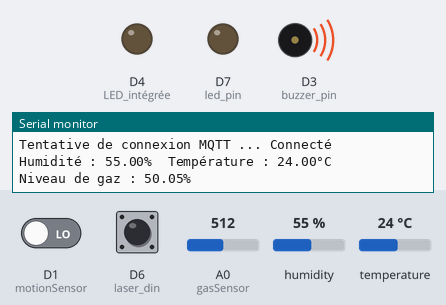
This sketch was run on a simulated ESP8266 (NodeMCU). On the bench: output pins drawn as LEDs (lit = HIGH), buzzer (waves = sounding), the last lines printed to the serial monitor. Inputs (shaded band) come from the test bench; at power-on: D1 (motionSensor) LOW, A0 (gasSensor) = 512, D6 (laser_din) HIGH, humidity 55 %, temperature 24 °C. WiFi joins after 1.5 s; servers stay silent unless stated; no MQTT or app messages arrive unless stated.

Above: at 2.7 s.
2.8 s: D1 (motionSensor) driven HIGH
At 9.4 s:
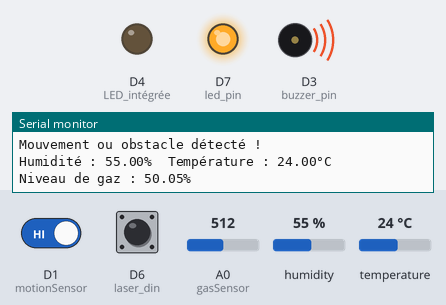
15.4 s: A0 (gasSensor) set to 377
22.6 s: A0 (gasSensor) set to 342
At 23.1 s:
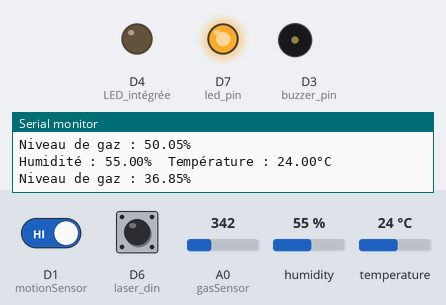
29.8 s: A0 (gasSensor) set to 511
At 31.7 s:
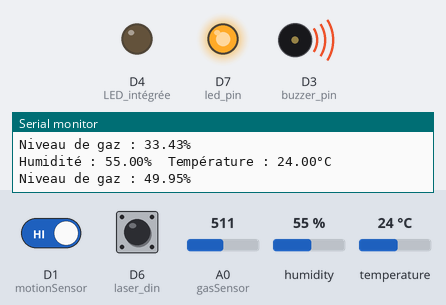
39.9 s: A0 (gasSensor) set to 306
At 44.6 s:
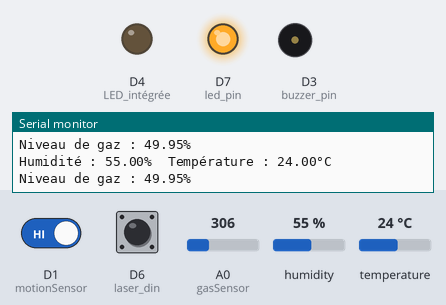
47.1 s: D1 (motionSensor) driven LOW
At 48.3 s:
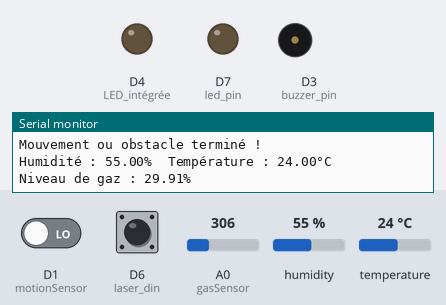
Timing chart, 0 to 50.1 s (numbered marks = the images above; inputs shaded):
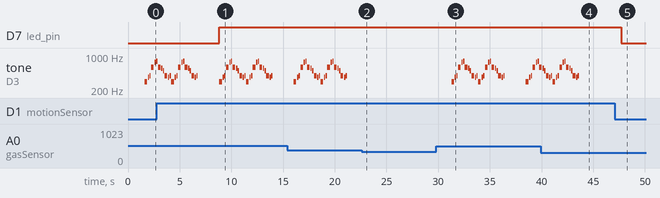

The sketch:

zone_rouge__version_final_.ino
```cpp
#include <PubSubClient.h>
#include <ESP8266WiFi.h>
#include <DHT.h>
#include <pitches.h>

#define DHTPIN D2     // Broche de données du capteur DHT
#define DHTTYPE DHT22   // Type de capteur utilisé (DHT11 ou DHT22)

// Initialise le capteur DHT
DHT dht(DHTPIN, DHTTYPE);

// Définition des broches des capteurs
const int motionSensor = D1; // Capteur de mouvement
const int gasSensor = A0; // Capteur de gaz
const int laser_din = D6; // Capteur laser
const int buzzer_pin = D3; // Buzzer
const int led_pin = D7; // LED

const char* ssid = "LOM"; // SSID du réseau WiFi
const char* password = "adminadmin"; // Mot de passe du réseau WiFi
const char* mqtt_server = "192.168.1.137";
const int mqtt_port = 1883;
const char* mqtt_user = "grp2"; // Nom d'utilisateur MQTT
const char* mqtt_password = "adminadmin"; // Mot de passe MQTT
const char* mqtt_topic = "zone-rouge";

WiFiClient espClient;
PubSubClient client(espClient);

// Mélodie pour "La Panthère Rose"
int melody[] = {
  NOTE_D4, NOTE_FS4, NOTE_G4, NOTE_D5, NOTE_FS5, NOTE_G5,
  NOTE_D5, NOTE_CS5, NOTE_B4, NOTE_G4, NOTE_FS4, NOTE_G4,
  NOTE_D4, NOTE_FS4, NOTE_G4, NOTE_D5, NOTE_FS5, NOTE_G5,
  NOTE_D5, NOTE_CS5, NOTE_B4, NOTE_G4, NOTE_FS4, NOTE_G4
};

// Durée de chaque note
int noteDurations[] = {
  4, 8, 8, 4, 8, 8,
  4, 8, 8, 4, 8, 8,
  4, 8, 8, 4, 8, 8,
  4, 8, 8, 4, 8, 8
};

bool obstacleDetected = false;
unsigned long obstacleDetectedTime = 0;

void setup_wifi() {
  delay(10);
  Serial.println();
  Serial.print("Connexion au réseau WiFi: ");
  Serial.println(ssid);

  WiFi.begin(ssid, password);

  while (WiFi.status() != WL_CONNECTED) {
    delay(500);
    Serial.print(".");
  }

  Serial.println("");
  Serial.println("WiFi connecté");
  Serial.println("Adresse IP: ");
  Serial.println(WiFi.localIP());
}

void reconnect() {
  while (!client.connected()) {
    Serial.print("Tentative de connexion MQTT ... ");
    if (client.connect("ESP8266Client", mqtt_user, mqtt_password)) {
      Serial.println("Connecté");
    } else {
      Serial.print("Échec, rc=");
      Serial.print(client.state());
      Serial.println(" Nouvelle tentative dans 5 secondes");
      delay(5000);
    }
  }
}

void setup() {
  Serial.begin(9600);
  setup_wifi();
  client.setServer(mqtt_server, mqtt_port);

  // Configuration des broches
  pinMode(LED_BUILTIN, OUTPUT); // LED intégrée
  pinMode(motionSensor, INPUT); // Capteur de mouvement
  pinMode(laser_din, INPUT); // Capteur laser
  pinMode(led_pin, OUTPUT); // LED

  // Initialisation du capteur DHT
  dht.begin();
}

unsigned long currentTime;
const unsigned long motionCheckInterval = 150UL;
unsigned long previousMotionCheckTime = 0;
bool motionDetected = false;

void loop() {
  if (!client.connected()) {
    reconnect();
  }
  client.loop();

  currentTime = millis();

  if (currentTime - previousMotionCheckTime >= motionCheckInterval) {
    int isMotionDetected = digitalRead(motionSensor);
    int laserValue = digitalRead(laser_din);

    if (isMotionDetected == HIGH || laserValue == LOW) {
      if (!motionDetected) {
        Serial.println("Mouvement ou obstacle détecté !");
        motionDetected = true;
        digitalWrite(led_pin, HIGH);
        client.publish(mqtt_topic, "Mouvement ou obstacle détecté !");
      }
    } else {
      if (motionDetected) {
        Serial.println("Mouvement ou obstacle terminé !");
        motionDetected = false;
        digitalWrite(led_pin, LOW);
        client.publish(mqtt_topic, "Mouvement ou obstacle terminé !");
      }
    }

    previousMotionCheckTime = currentTime;
  }

  float humidity = dht.readHumidity();
  float temperature = dht.readTemperature();

  if (isnan(humidity) || isnan(temperature)) {
    Serial.println("Échec de la lecture du capteur DHT !");
  } else {
    Serial.print("Humidité : ");
    Serial.print(humidity);
    Serial.print("%\t");

    Serial.print("Température : ");
    Serial.print(temperature);
    Serial.println("°C");

    String payload = String("Humidité: ") + humidity + "%, Température: " + temperature + "C";
    client.publish(mqtt_topic, payload.c_str());
  }

  float gasLevel = analogRead(gasSensor) * 100.0 / 1023;

  Serial.print("Niveau de gaz : ");
  Serial.print(gasLevel);
  Serial.println("%");

  client.publish(mqtt_topic, String("Niveau de gaz : " + String(gasLevel) + "%").c_str());

  if (gasLevel > 35) {
    playMelody();
  }

  delay(2000);
}

void playMelody() {
  for (int thisNote = 0; thisNote < sizeof(melody) / sizeof(melody[0]); thisNote++) {
    int noteDuration = 1000 / noteDurations[thisNote];
    tone(buzzer_pin, melody[thisNote], noteDuration);
    int pauseBetweenNotes = noteDuration * 1.30;
    delay(pauseBetweenNotes);
    noTone(buzzer_pin);
  }
}
```

Measured:
- the behaviour switches between 359 and 358 on A0 (gasSensor) (found by bisection; images 1 and 2)
- after the input at 2.8 s, D7 (led_pin): LOW → HIGH after 6.0 s
- after the input at 22.6 s, tone on D3 (buzzer_pin): stops changing and stays silent
- after the input at 29.8 s, tone on D3 (buzzer_pin): plays 294 Hz for 0.25 s, 370 Hz for 0.12 s, 392 Hz for 0.12 s, 587 Hz for 0.25 s, 740 Hz for 0.12 s, 784 Hz for 0.12 s … (31 notes in this stretch), starting after 1.5 s
- after the input at 39.9 s, tone on D3 (buzzer_pin): goes on until 43.6 s, then stays silent
- after the input at 47.1 s, D7 (led_pin): HIGH → LOW after 0.59 s
- by itself, tone on D3 (buzzer_pin): plays 587 Hz for 0.25 s, 554 Hz for 0.12 s, 494 Hz for 0.12 s, 392 Hz for 0.25 s, 370 Hz for 0.12 s, 392 Hz for 0.12 s … (42 notes in this stretch)
